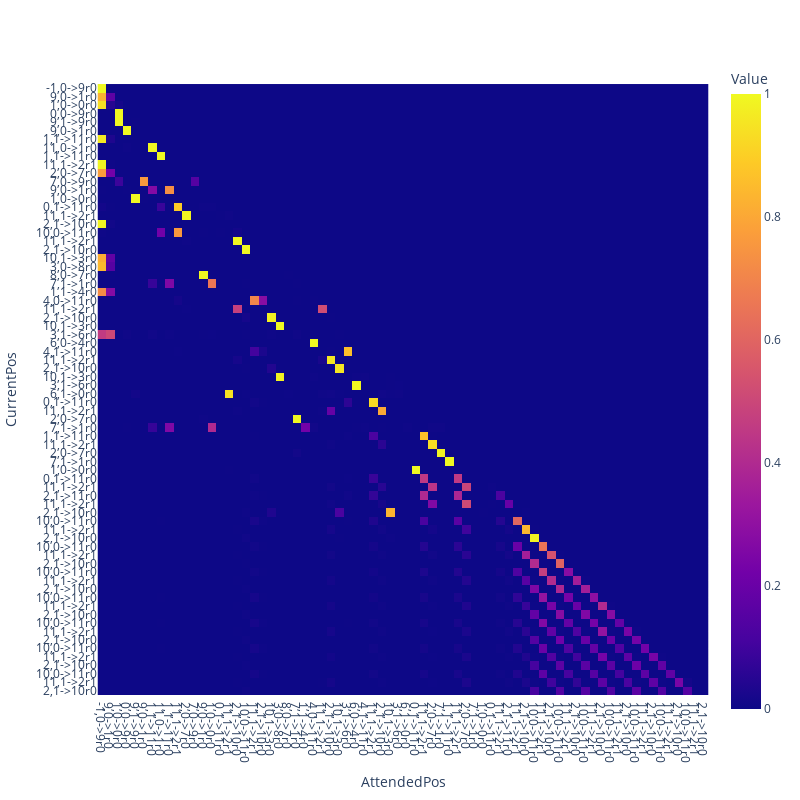

This figure's notebook cell:
### Code cell
display_head(cache, labels, 2, 0, 3)

### Figure 1 — Plotly figure (JSON) as saved in the notebook; plotly's stock layout.template omitted (floating-point values rounded to 4 significant figures; data arrays with more than 128 entries replaced by an {"elided": "..."} marker saying what was removed)
{"data": [{"coloraxis": "coloraxis", "hovertemplate": "AttendedPos: %{x}<br>CurrentPos: %{y}<br>Value: %{z}<extra></extra>", "name": "0", "type": "heatmap", "xaxis": "x", "yaxis": "y", "z": {"elided": "72x72 float values"}}], "layout": {"coloraxis": {"colorbar": {"title": {"text": "Value"}}, "colorscale": [[0, "#0d0887"], [0.1111, "#46039f"], [0.2222, "#7201a8"], [0.3333, "#9c179e"], [0.4444, "#bd3786"], [0.5556, "#d8576b"], [0.6667, "#ed7953"], [0.7778, "#fb9f3a"], [0.8889, "#fdca26"], [1, "#f0f921"]]}, "height": 800, "margin": {"t": 60}, "width": 800, "xaxis": {"anchor": "y", "constrain": "domain", "domain": [0, 1], "scaleanchor": "y", "tickmode": "array", "ticktext": {"elided": "240 str values"}, "tickvals": {"elided": "240 int values"}, "title": {"text": "AttendedPos"}}, "yaxis": {"anchor": "x", "autorange": "reversed", "constrain": "domain", "domain": [0, 1], "tickmode": "array", "ticktext": {"elided": "240 str values"}, "tickvals": {"elided": "240 int values"}, "title": {"text": "CurrentPos"}}}}
